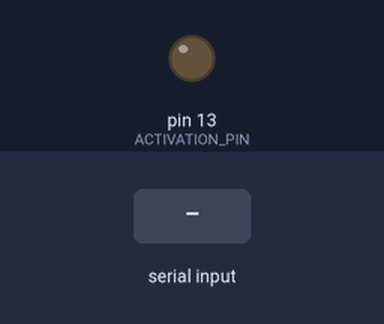
Bench run of a sketch on a simulated Arduino Uno, built with avr-gcc and run on an emulated ATmega328P. Parts: output pins drawn as LEDs (lit = HIGH). The test bench sets the inputs (shaded band).

Above: at 1.2 s.
1.3 s: "1" received over the second serial link
At 1.4 s:
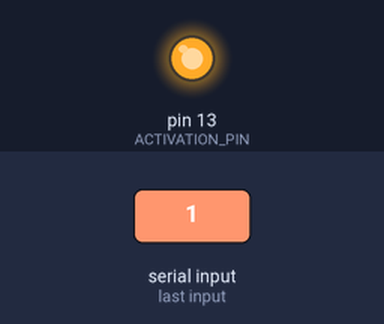
Timing chart, 0 to 4.3 s (numbered marks = the images above; inputs shaded):
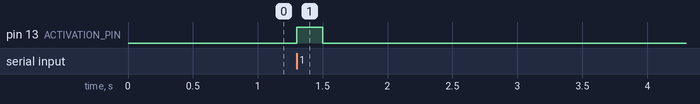

Measured:
- after the input at 1.3 s, pin 13 (ACTIVATION_PIN): LOW → HIGH at once, → LOW 0.20 s later

The sketch:

control_luz_trastero.ino
```cpp
#include <SoftwareSerial.h>

SoftwareSerial Bluetooth(10, 11); //(TX, RX)

#define ACTIVATION_PIN 13 // define pin 13 as control pin

long previousAutoSwitchOffMinutes = 0;
long previousAutoPulseMinutes = 0;
long autoSwitchOffMinutes = 60;
long preshButtonEvery = 1;
char light_status;

void setup()
{
    pinMode(ACTIVATION_PIN, OUTPUT);
    pinMode(LED_BUILTIN, OUTPUT);
    Bluetooth.begin(9600);
}

void preshHallwayButton()
{
    digitalWrite(ACTIVATION_PIN, HIGH);
    delay(200);
    digitalWrite(ACTIVATION_PIN, LOW);
}

void loop()
{

    unsigned long currentMinutes = millis() / 60000;

    // Simulates a button presh to avoid light turns off
    if (light_status == '1' && currentMinutes - previousAutoPulseMinutes >= preshButtonEvery)
    {
        previousAutoPulseMinutes = currentMinutes;
        preshHallwayButton();
        Bluetooth.println("Pulsador apretado.");
    }

    // Check if auto switch off time is reached
    if (light_status == '1' && currentMinutes - previousAutoSwitchOffMinutes >= autoSwitchOffMinutes)
    {
        previousAutoSwitchOffMinutes = currentMinutes;
        light_status = '0';
        Bluetooth.println("Luz apagada automáticamente tras " + String(autoSwitchOffMinutes) + " minutos encendida.");
    }

    if (Bluetooth.available())

    {
        light_status = (Bluetooth.read());

        if (light_status == '1')
        {
            preshHallwayButton();
            Bluetooth.println("Luz encendida.");
            previousAutoSwitchOffMinutes = currentMinutes;
        }

        if (light_status == '0')
        {
            Bluetooth.println("Luz apagada.");
        }

        if (light_status == '?')
        {
            Bluetooth.println("Envía '1' para ENCENDER la luz.");
            Bluetooth.println("Envía '0' para APAGAR la luz.");
        }
    }
}
```
